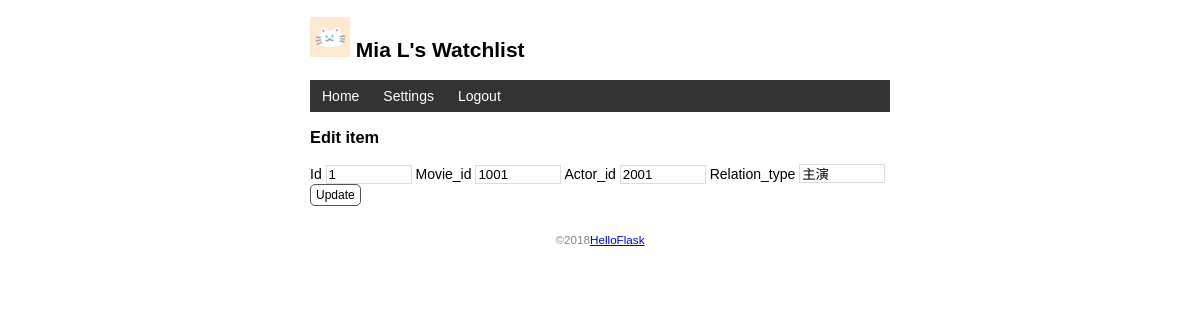
The app's page /relations/r_edit/1 (signed in) with its own data.
### app.py (models this page shows, shortened)
class User(db.Model,UserMixin):
    id=db.Column(db.Integer,primary_key=True)
    name=db.Column(db.String(20))
    username=db.Column(db.String(20))
    passsword_hash=db.Column(db.String(128))

class Relation(db.Model):
    id=db.Column(db.String(4),primary_key=True)
    movie_id=db.Column(db.String(4))
    actor_id=db.Column(db.String(4))
    relation_type=db.Column(db.String(10))

### app.py (the view, shortened to what this page needs)
@app.route('/relations/r_edit/<int:id>',methods=['GET','POST'])
@login_required
def r_edit(id):
    relations = Relation.query.get_or_404(id)
    return render_template('r_edit.html',relations=relations)

### app.py (called while the page is built)
@login_manager.user_loader
def load_user(user_id):
    user=User.query.get(int(user_id))
    return user

@app.context_processor
def inject_user():
    user=User.query.first()
    return dict(user=user)

### templates/r_edit.html
{% extends 'base.html' %}
{% block content %}
<h3>Edit item</h3>
<form method="post">
    Id <input type="text" name="id" autocomplete="off" required value="{{ relations.id }}">
    Movie_id <input type="text" name="movie_id" autocomplete="off" required value="{{ relations.movie_id }}">
    Actor_id <input type="text" name="actor_id" autocomplete="off" required value="{{ relations.actor_id }}">
    Relation_type <input type="text" name="relation_type" autocomplete="off" required value="{{ relations.relation_type }}">
    <input class="btn" type="submit" name="submit" value="Update">
</form>
{% endblock %}

### templates/base.html (shortened to what this page needs)
<!DOCTYPE html>
<html lang="en">
<head>
    {% block head %}
    <link rel="stylesheet" href="{{ url_for('static',filename='style.css') }}"type="text/css">
    {% endblock %}
</head>
<body>
    <h2>
        <img alt="Avatar"class="avatar"src="{{ url_for('static',filename='images/avatar.png') }}">
        {{ user.name }}'s Watchlist
    </h2>
    <nav>
        <ul>
            <li><a href="{{ url_for('index') }}">Home</a></li>
            {% if current_user.is_authenticated %}
            <li><a href="{{ url_for('settings') }}">Settings</a></li>
            <li><a href="{{ url_for('logout') }}">Logout</a></li>
            {% else %}
            <li><a href="{{ url_for('login') }}">Login</a></li>
            {% endif %}
        </ul>
    </nav>
    {% block content %}{% endblock %}
    <footer>
        <small>&copy;2018<a href="http://helloflask.com/tutorial">HelloFlask</a></small>
    </footer>
</body>
</html>

### static/style.css (style rules this page uses)
body { margin:auto; max-width:580px; font-size:14px; font-family:Helvetica,Arial,sans-serif; }
footer { color:#888; margin-top:15px; text-align:center; padding: 10px; }
.avatar { width:40px; }
nav ul { list-style-type:none; margin:0; padding:0; overflow:hidden; background-color:#333; }
nav li { float:left; }
nav li a { display:block; color:white; text-align:center; padding:8px 12px; text-decoration:none; }
input[type=submit] { font-family:inherit; }
input[type=text] { border:1px solid #ddd; }
input[name=movie_id] { width:80px; }
input[name=actor_id] { width:80px; }
input[name=id] { width:80px; }
input[name=relation_type] { width:80px; }
.btn { font-size:12px; padding:3px 5px; text-decoration:none; cursor:pointer; background-color:white; color:black; border:1px solid #555555; border-radius:5px; }

### records on screen
User: name "Mia L"
Relation: id "1", movie_id "1001", actor_id "2001", relation_type "主演"
